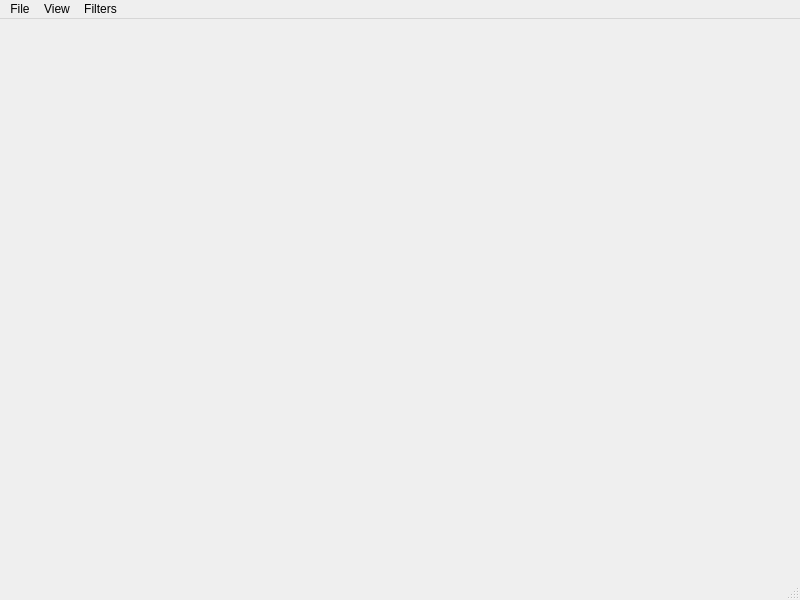
<?xml version="1.0" encoding="UTF-8"?>
<ui version="4.0">
 <class>MainWindow</class>
 <widget class="QMainWindow" name="MainWindow">
  <property name="geometry">
   <rect>
    <x>0</x>
    <y>0</y>
    <width>800</width>
    <height>600</height>
   </rect>
  </property>
  <property name="windowTitle">
   <string>MainWindow</string>
  </property>
  <widget class="QWidget" name="centralwidget"/>
  <widget class="QMenuBar" name="menubar">
   <property name="geometry">
    <rect>
     <x>0</x>
     <y>0</y>
     <width>800</width>
     <height>25</height>
    </rect>
   </property>
   <widget class="QMenu" name="menuFile">
    <property name="title">
     <string>File</string>
    </property>
    <addaction name="actionOpen"/>
    <addaction name="actionSave"/>
   </widget>
   <widget class="QMenu" name="menuFilters">
    <property name="title">
     <string>Filters</string>
    </property>
    <widget class="QMenu" name="menuOther_Image">
     <property name="title">
      <string>Other Image</string>
     </property>
     <addaction name="actionSum"/>
     <addaction name="actionSubtract"/>
     <addaction name="actionMultiply"/>
    </widget>
    <addaction name="actionDesaturation"/>
    <addaction name="actionColor_Invertion"/>
    <addaction name="actionContrast"/>
    <addaction name="actionBrightness"/>
    <addaction name="actionSaturation"/>
    <addaction name="menuOther_Image"/>
   </widget>
   <widget class="QMenu" name="menuView">
    <property name="title">
     <string>View</string>
    </property>
    <addaction name="actionZoom_In"/>
    <addaction name="actionZoom_Out"/>
   </widget>
   <addaction name="menuFile"/>
   <addaction name="menuView"/>
   <addaction name="menuFilters"/>
  </widget>
  <widget class="QStatusBar" name="statusbar"/>
  <action name="actionOpen">
   <property name="icon">
    <iconset theme="QIcon::ThemeIcon::DocumentOpen"/>
   </property>
   <property name="text">
    <string>Open</string>
   </property>
   <property name="shortcut">
    <string>Ctrl+O</string>
   </property>
  </action>
  <action name="actionSave">
   <property name="icon">
    <iconset theme="QIcon::ThemeIcon::DocumentSave"/>
   </property>
   <property name="text">
    <string>Save</string>
   </property>
   <property name="shortcut">
    <string>Ctrl+S</string>
   </property>
  </action>
  <action name="actionDesaturation">
   <property name="text">
    <string>Desaturate</string>
   </property>
  </action>
  <action name="actionColor_Invertion">
   <property name="text">
    <string>Invert Colors</string>
   </property>
  </action>
  <action name="actionContrast">
   <property name="text">
    <string>Contrast</string>
   </property>
  </action>
  <action name="actionBrightness">
   <property name="text">
    <string>Brightness</string>
   </property>
  </action>
  <action name="actionSaturation">
   <property name="text">
    <string>Saturation</string>
   </property>
  </action>
  <action name="actionSum">
   <property name="text">
    <string>Sum</string>
   </property>
  </action>
  <action name="actionSubtract">
   <property name="text">
    <string>Subtract</string>
   </property>
  </action>
  <action name="actionMultiply">
   <property name="text">
    <string>Multiply</string>
   </property>
  </action>
  <action name="actionZoom_In">
   <property name="text">
    <string>Zoom In</string>
   </property>
   <property name="shortcut">
    <string>Ctrl+=</string>
   </property>
  </action>
  <action name="actionZoom_Out">
   <property name="text">
    <string>Zoom Out</string>
   </property>
   <property name="shortcut">
    <string>Ctrl+-</string>
   </property>
  </action>
 </widget>
 <resources/>
 <connections/>
</ui>
